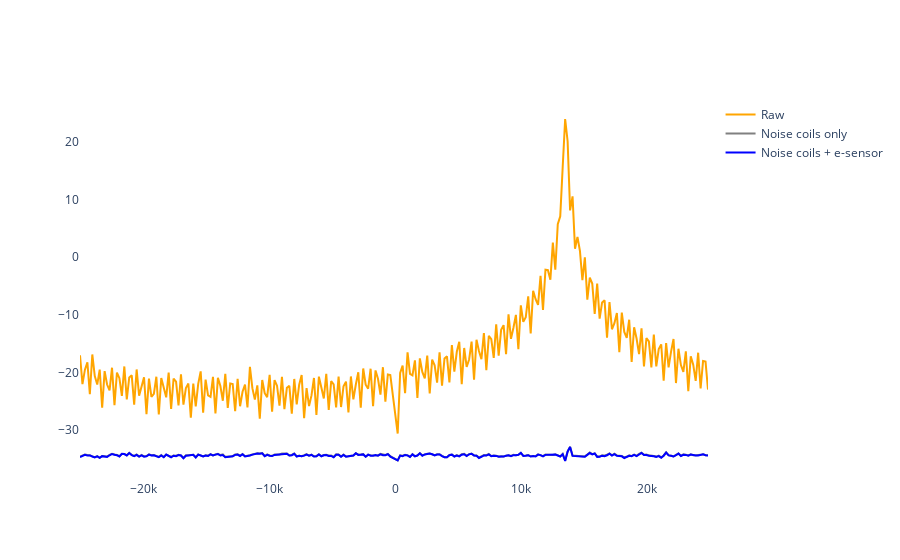

The cell this chart's notebook holds for it:
### Markdown cell above
## Plot noise density (prescan)

### Code cell
axis_pow, pow_raw = compute_welch(data['noise'][select_channels_signal, :, :], acq_bandwidth, 0)
axis_pow, pow_cor = compute_welch(data_prescan_cor, acq_bandwidth, 0)
axis_pow, pow_cor_no_es = compute_welch(data_prescan_no_es, acq_bandwidth, 0)

# Print ratio in dB
print("Average rejection: {} dB".format(10 * np.log10(np.mean(pow_raw / pow_cor))))
print("Max rejection: {} dB".format(10 * np.log10(np.max(pow_raw / pow_cor))))
print("Average e-sensor: {} dB".format(10 * np.log10(np.mean(pow_cor_no_es / pow_cor))))
print("Max e-sensor: {} dB".format(10 * np.log10(np.max(pow_cor_no_es / pow_cor))))

# Interactive plot
fig = go.Figure()
fig.update_layout(plot_bgcolor="white")
line_style = {'color': 'orange', 'width': 2}
fig.add_trace(go.Scatter(x=axis_pow, y=10 * np.log10(pow_raw[ch, :]), line=line_style, name='Raw'))
line_style = {'color': 'gray', 'width': 2}
fig.add_trace(go.Scatter(x=axis_pow, y=10 * np.log10(pow_cor_no_es[ch, :]), line=line_style, name='Noise coils only'))
line_style = {'color': 'blue', 'width': 2}
fig.add_trace(go.Scatter(x=axis_pow, y=10 * np.log10(pow_cor[ch, :]), line=line_style, name='Noise coils + e-sensor'))
fig.show()

### Figure 1 — Plotly figure (JSON) as saved in the notebook; plotly's stock layout.template omitted (floating-point values rounded to 4 significant figures; data arrays with more than 128 entries replaced by an {"elided": "..."} marker saying what was removed)
{"data": [{"line": {"color": "orange", "width": 2}, "name": "Raw", "type": "scatter", "x": {"elided": "254 float values"}, "y": {"elided": "254 float values"}}, {"line": {"color": "gray", "width": 2}, "name": "Noise coils only", "type": "scatter", "x": {"elided": "254 float values"}, "y": {"elided": "254 float values"}}, {"line": {"color": "blue", "width": 2}, "name": "Noise coils + e-sensor", "type": "scatter", "x": {"elided": "254 float values"}, "y": {"elided": "254 float values"}}], "layout": {"plot_bgcolor": "white"}}
